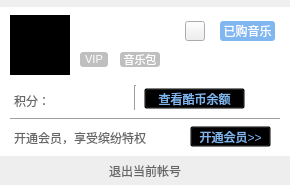
<?xml version="1.0" encoding="UTF-8"?>
<ui version="4.0">
 <class>MusicUserManager</class>
 <widget class="QWidget" name="MusicUserManager">
  <property name="geometry">
   <rect>
    <x>0</x>
    <y>0</y>
    <width>290</width>
    <height>185</height>
   </rect>
  </property>
  <property name="windowTitle">
   <string>MusicUserManager</string>
  </property>
  <property name="styleSheet">
   <string notr="true">color:#666666</string>
  </property>
  <property name="currentIndex" stdset="0">
   <number>0</number>
  </property>
  <widget class="MusicClickedLabel" name="userIcon">
   <property name="geometry">
    <rect>
     <x>10</x>
     <y>15</y>
     <width>60</width>
     <height>60</height>
    </rect>
   </property>
   <property name="styleSheet">
    <string notr="true">background:b</string>
   </property>
   <property name="text">
    <string/>
   </property>
  </widget>
  <widget class="QPushButton" name="logoffButton">
   <property name="geometry">
    <rect>
     <x>0</x>
     <y>156</y>
     <width>290</width>
     <height>30</height>
    </rect>
   </property>
   <property name="cursor">
    <cursorShape>PointingHandCursor</cursorShape>
   </property>
   <property name="styleSheet">
    <string notr="true">QPushButton{background:#EEEEEE;border:none;}</string>
   </property>
   <property name="text">
    <string>退出当前帐号</string>
   </property>
  </widget>
  <widget class="QLabel" name="label">
   <property name="geometry">
    <rect>
     <x>14</x>
     <y>93</y>
     <width>31</width>
     <height>16</height>
    </rect>
   </property>
   <property name="text">
    <string>积分：</string>
   </property>
  </widget>
  <widget class="QLabel" name="totalTimeLabel">
   <property name="geometry">
    <rect>
     <x>44</x>
     <y>91</y>
     <width>81</width>
     <height>20</height>
    </rect>
   </property>
   <property name="styleSheet">
    <string notr="true"/>
   </property>
   <property name="text">
    <string/>
   </property>
   <property name="alignment">
    <set>Qt::AlignCenter</set>
   </property>
  </widget>
  <widget class="QLabel" name="topLabel">
   <property name="geometry">
    <rect>
     <x>50</x>
     <y>0</y>
     <width>9</width>
     <height>7</height>
    </rect>
   </property>
   <property name="text">
    <string/>
   </property>
   <property name="pixmap">
    <pixmap resource="../../musicQrc/MusicPlayerUser.qrc">:/usermanager/topLabel</pixmap>
   </property>
  </widget>
  <widget class="QLabel" name="mainLabel">
   <property name="geometry">
    <rect>
     <x>0</x>
     <y>7</y>
     <width>290</width>
     <height>178</height>
    </rect>
   </property>
   <property name="styleSheet">
    <string notr="true">background:#FFFFFF</string>
   </property>
   <property name="text">
    <string/>
   </property>
  </widget>
  <widget class="MusicClickedLabel" name="username">
   <property name="geometry">
    <rect>
     <x>80</x>
     <y>18</y>
     <width>101</width>
     <height>25</height>
    </rect>
   </property>
   <property name="text">
    <string/>
   </property>
  </widget>
  <widget class="Line" name="line">
   <property name="geometry">
    <rect>
     <x>10</x>
     <y>118</y>
     <width>270</width>
     <height>3</height>
    </rect>
   </property>
   <property name="orientation">
    <enum>Qt::Horizontal</enum>
   </property>
  </widget>
  <widget class="Line" name="line_2">
   <property name="geometry">
    <rect>
     <x>134</x>
     <y>85</y>
     <width>3</width>
     <height>25</height>
    </rect>
   </property>
   <property name="orientation">
    <enum>Qt::Vertical</enum>
   </property>
  </widget>
  <widget class="QPushButton" name="vipButton">
   <property name="geometry">
    <rect>
     <x>80</x>
     <y>52</y>
     <width>28</width>
     <height>15</height>
    </rect>
   </property>
   <property name="cursor">
    <cursorShape>PointingHandCursor</cursorShape>
   </property>
   <property name="styleSheet">
    <string notr="true">QPushButton{border-radius:3px;background-color:#BFBFBF;font-size:11px;color:white;}</string>
   </property>
   <property name="text">
    <string>VIP</string>
   </property>
  </widget>
  <widget class="QPushButton" name="muiscPackButton">
   <property name="geometry">
    <rect>
     <x>120</x>
     <y>52</y>
     <width>40</width>
     <height>15</height>
    </rect>
   </property>
   <property name="cursor">
    <cursorShape>PointingHandCursor</cursorShape>
   </property>
   <property name="styleSheet">
    <string notr="true">QPushButton{border-radius:3px;background-color:#BFBFBF;font-size:11px;color:white;}</string>
   </property>
   <property name="text">
    <string>音乐包</string>
   </property>
  </widget>
  <widget class="QPushButton" name="musicSettingButton">
   <property name="geometry">
    <rect>
     <x>185</x>
     <y>21</y>
     <width>20</width>
     <height>20</height>
    </rect>
   </property>
   <property name="cursor">
    <cursorShape>PointingHandCursor</cursorShape>
   </property>
   <property name="styleSheet">
    <string notr="true">QPushButton{border-image:url(:/usermanager/settings);}
QPushButton::menu-indicator{image:None;}</string>
   </property>
   <property name="text">
    <string/>
   </property>
  </widget>
  <widget class="QPushButton" name="muiscPurchasedButton">
   <property name="geometry">
    <rect>
     <x>220</x>
     <y>21</y>
     <width>55</width>
     <height>20</height>
    </rect>
   </property>
   <property name="cursor">
    <cursorShape>PointingHandCursor</cursorShape>
   </property>
   <property name="styleSheet">
    <string notr="true">QPushButton{border-radius:3px;background-color:#80B7F1;color:white;}</string>
   </property>
   <property name="text">
    <string>已购音乐</string>
   </property>
  </widget>
  <widget class="QPushButton" name="muiscBalanceButton">
   <property name="geometry">
    <rect>
     <x>144</x>
     <y>88</y>
     <width>101</width>
     <height>21</height>
    </rect>
   </property>
   <property name="cursor">
    <cursorShape>PointingHandCursor</cursorShape>
   </property>
   <property name="styleSheet">
    <string notr="true">QPushButton{background:transparent;color:#80B7F1;}</string>
   </property>
   <property name="text">
    <string>查看酷币余额</string>
   </property>
  </widget>
  <widget class="QLabel" name="label_2">
   <property name="geometry">
    <rect>
     <x>14</x>
     <y>130</y>
     <width>171</width>
     <height>16</height>
    </rect>
   </property>
   <property name="text">
    <string>开通会员，享受缤纷特权</string>
   </property>
  </widget>
  <widget class="QPushButton" name="muiscOVipButton">
   <property name="geometry">
    <rect>
     <x>190</x>
     <y>126</y>
     <width>81</width>
     <height>21</height>
    </rect>
   </property>
   <property name="cursor">
    <cursorShape>PointingHandCursor</cursorShape>
   </property>
   <property name="styleSheet">
    <string notr="true">QPushButton{background:transparent;color:#80B7F1;}</string>
   </property>
   <property name="text">
    <string>开通会员&gt;&gt;</string>
   </property>
  </widget>
  <zorder>mainLabel</zorder>
  <zorder>userIcon</zorder>
  <zorder>logoffButton</zorder>
  <zorder>label</zorder>
  <zorder>totalTimeLabel</zorder>
  <zorder>topLabel</zorder>
  <zorder>username</zorder>
  <zorder>line</zorder>
  <zorder>line_2</zorder>
  <zorder>vipButton</zorder>
  <zorder>muiscPackButton</zorder>
  <zorder>musicSettingButton</zorder>
  <zorder>muiscPurchasedButton</zorder>
  <zorder>muiscBalanceButton</zorder>
  <zorder>label_2</zorder>
  <zorder>muiscOVipButton</zorder>
 </widget>
 <customwidgets>
  <customwidget>
   <class>MusicClickedLabel</class>
   <extends>QLabel</extends>
   <header>musicclickedlabel.h</header>
  </customwidget>
 </customwidgets>
 <resources>
  <include location="../../musicQrc/MusicPlayerUser.qrc"/>
 </resources>
 <connections/>
</ui>
